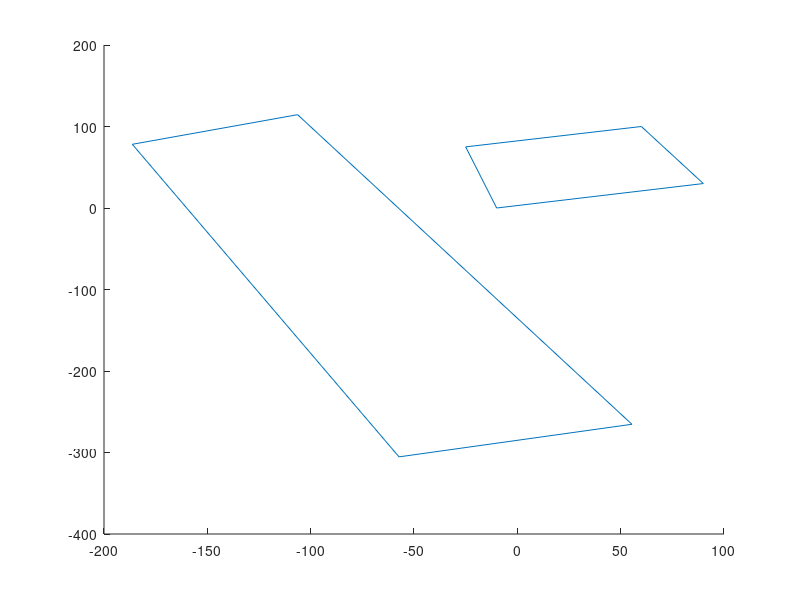

MATLAB code to generate this figure: (Note: this script raises an error after producing the figure.)
% function out = popup_obstacles(u)

global SetTaskAllocation
global OBS_NUM OBS_VRT vrt_config UNOBS_NUM 


% 
% load Obstacles_LLH.mat

% Obstacles_LLH(:,2:3) = Obstacles_LLH(:,2:3) ;

D2R = pi/180;

scale = 1 ; 

vrt(1,1:2) = [-106.329 114.508]*scale;
vrt(2,1:2) = [55.436 -265.367]*scale;
vrt(3,1:2) = [-57.254 -305.354]*scale;
vrt(4,1:2) = [-186.302 78.156]*scale;
vrt(5,1:2) = [-106.329 114.508]*scale;
vrt(1:5,3) = 1 ; 

vrt(6,1:2) = [-10 0]*scale;
vrt(7,1:2) = [90 30]*scale;
vrt(8,1:2) = [60 100]*scale;
vrt(9,1:2) = [-25 75]*scale;
vrt(10,1:2) = [-10 0]*scale;
vrt(6:10,3) = 2 ; 




%%%%%%%%%%%%%%%%%%%%%%%%%%%% Environment and Condition Spec. %%%%%%%%%%%%%%%%%%%%%%%
% known environment.
OBS_NUM = 2;
OBS_VRT = 4;

% unknown environment.
UNOBS_NUM = 0;
UNOBS_VRT = 4;

COV_RANGE = 1; % margin to set the configuration space.
chk_range = 3; % m, required range to reach to the goal.
dt = 0.05;    % Time Interval
%%%%%%%%%%%%%%%%%%%%%%%%%%%%%%%%%%%%%%%%%%%%%%%%%%%%%%%%%%%%%%%%%%%%%%%%%%%%%%%%%%%%


%%%%%%%%%%%%%%%%%%%%%%%%%%%% INITIAL CONDITION SETTEING %%%%%%%%%%%%%%%%%%%%%%%%%%%%
% axis([-400 200 -100 400])
% set(gcf,'color',[1 1 1]);
% grid on
% hold on
% axis equal tight

hold on;

j = 1 ; 
for i = 1: size(vrt,1)
   vrt(i,4) = j ; 
   if j == 5 
       vrt(i,4) = 1 ; 
       j = j - 5 ; 
   else 
       line(vrt(i:i+1,1),vrt(i:i+1,2)); hold on; 
   end
   j = j + 1 ; 
    
end


% Known Obstacles setting and calculate Configuration Space for known obstacles
if (OBS_NUM ~= 0)
%     vrt = set_obstacle(OBS_NUM,OBS_VRT,0,1);
    vrt_config = set_config_space(vrt,OBS_NUM,OBS_VRT,COV_RANGE);
end
% Unknown Obstacles setting and calculate Configuration Space for unknown obstacles

if (UNOBS_NUM ~= 0)
    vrt_unknown = set_obstacle(UNOBS_NUM,UNOBS_VRT,OBS_NUM,0);
    vrt_config_unknown = set_config_space(vrt_unknown,UNOBS_NUM,UNOBS_VRT,COV_RANGE);
    % determine whether this unknown obstacle was drawn by CW or CCW. this data
    % will be used when detected line is deformed to the configuration space.
    cw_ccw = zeros(1,UNOBS_NUM);
    for iter_obs = 1 : UNOBS_NUM
        cw_ccw(iter_obs) = determine_cw_ccw(vrt_unknown((iter_obs-1)*(UNOBS_VRT+1)+1:iter_obs*(UNOBS_VRT+1),1:2));
    end
end

SetTaskAllocation(1) = 1 ; 


% out = [


% end